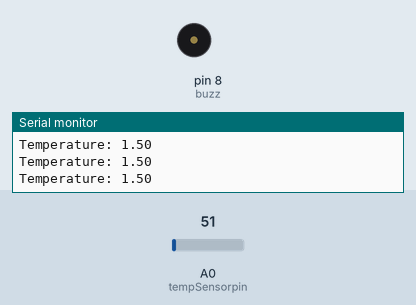
Simulated run of this sketch. Board: Arduino Uno, built with avr-gcc and run on an emulated ATmega328P. On the bench: buzzer (waves = sounding, pin HIGH), the last lines printed to the serial monitor. The inputs (shaded band) are chosen by the test bench; at power-on: A0 (tempSensorpin) = 51.

Above: at 1.2 s.
1.3 s: A0 (tempSensorpin) set to 129
2.8 s: A0 (tempSensorpin) set to 150
At 3.1 s:
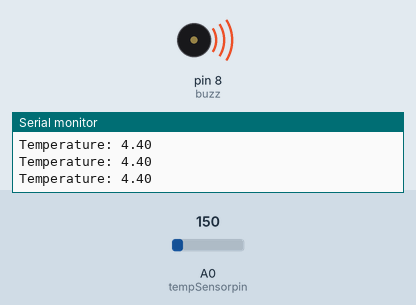
4.3 s: A0 (tempSensorpin) set to 112
At 5.5 s:
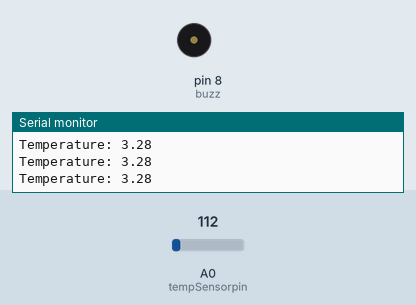
5.8 s: A0 (tempSensorpin) set to 163
At 7.2 s:
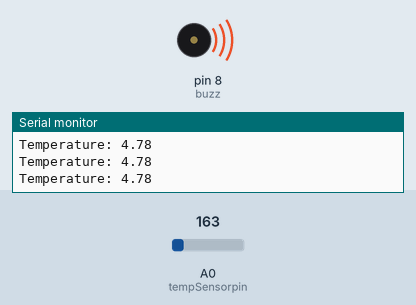
Timing chart, 0 to 8.3 s (numbered marks = the images above; inputs shaded):
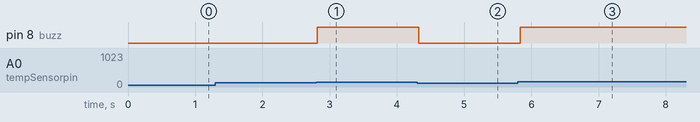

The sketch:

fantabulous_jaiks1.ino
```cpp
const int tempSensorpin=A0;
const float tempTh=4.0;const int buzz = 8;

int sensorValue;
float temperature;


void setup() {
  Serial.begin(9600);
  pinMode(buzz,OUTPUT);
  digitalWrite(buzz,LOW);

}

void loop() {
  sensorValue=analogRead(tempSensorpin);
  temperature=sensorValue*(3.0/1023.0)*10;
  Serial.print("Temperature: ");
  Serial.println(temperature);

if(temperature>tempTh){
  digitalWrite(buzz,HIGH);

  }
else
{
  digitalWrite(buzz,LOW);

  }
  delay(100);
}
```

Measured:
- the behaviour switches between 136 and 137 on A0 (tempSensorpin) (found by bisection; images 0 and 1)
- after the input at 2.8 s, pin 8 (buzz): LOW → HIGH at once
- after the input at 4.3 s, pin 8 (buzz): HIGH → LOW at once
- after the input at 5.8 s, pin 8 (buzz): LOW → HIGH at once
